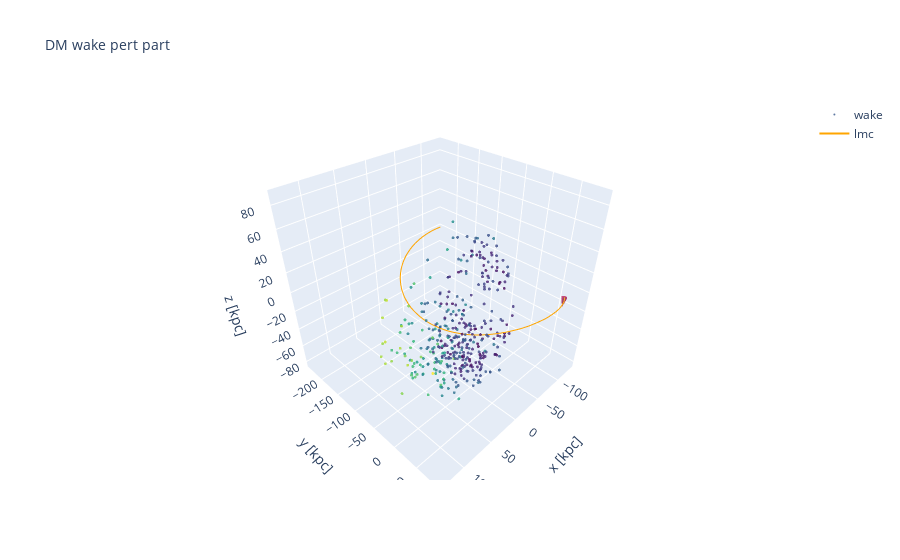

Here is the notebook cell this chart was saved with:
### Code cell
pl.plot_3d(wake_particles_pert, rel_lmc, 'DM wake pert part')
pl.plot_3d_plt(wake_particles_pert, rel_lmc, 'Perturbed halo DM wake candidates')

### Figure 1 — Plotly figure (JSON) as saved in the notebook; plotly's stock layout.template omitted (floating-point values rounded to 4 significant figures; data arrays with more than 128 entries replaced by an {"elided": "..."} marker saying what was removed)
{"data": [{"marker": {"color": {"elided": "396 float values"}, "colorscale": [[0, "#440154"], [0.1111, "#482878"], [0.2222, "#3e4989"], [0.3333, "#31688e"], [0.4444, "#26828e"], [0.5556, "#1f9e89"], [0.6667, "#35b779"], [0.7778, "#6ece58"], [0.8889, "#b5de2b"], [1, "#fde725"]], "opacity": 0.8, "size": 1}, "mode": "markers", "name": "wake", "type": "scatter3d", "x": {"elided": "396 float values"}, "y": {"elided": "396 float values"}, "z": {"elided": "396 float values"}}, {"marker": {"color": "orange", "opacity": 0.8, "size": 1}, "mode": "lines", "name": "lmc", "type": "scatter3d", "x": {"elided": "151 float values"}, "y": {"elided": "151 float values"}, "z": {"elided": "151 float values"}}, {"anchor": "tail", "name": "lmc velocity", "opacity": 0.8, "showscale": false, "sizemode": "absolute", "sizeref": 10, "type": "cone", "u": [4.634], "v": [-2.636], "w": [-77.91], "x": [-106.6], "y": [77.01], "z": [-0.1334]}], "layout": {"scene": {"aspectratio": {"x": 1, "y": 1, "z": 1}, "xaxis": {"title": {"text": "x [kpc]"}}, "yaxis": {"title": {"text": "y [kpc]"}}, "zaxis": {"title": {"text": "z [kpc]"}}}, "title": {"font": {"size": 14}, "text": "DM wake pert part"}}}
